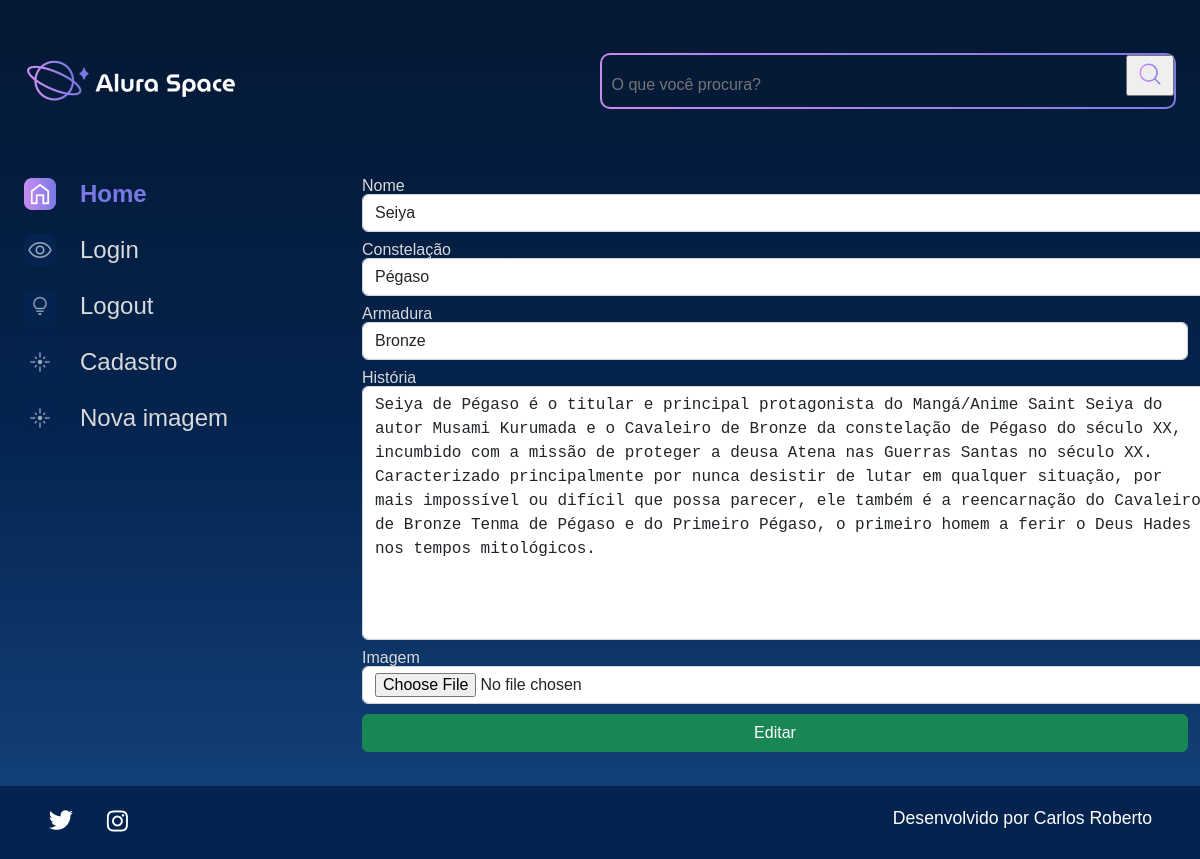
/editar_imagem/1, run on the app's committed database.
### apps/galeria/models.py (models this page shows, shortened)
class Cavaleiro(models.Model):
    OPCOES_CATEGORIAS = [
        ('BRONZE', 'Bronze'),
        ('OURO', 'Ouro'),
        ('PRATA', 'Prata'),
    ]
    usuario = models.ForeignKey(
        to=User,
        on_delete=models.SET_NULL,
        null=True,
        blank=False,
        related_name='user',
    )
    nome = models.CharField(max_length=100, blank=False, null=False)
    constelacao = models.CharField(max_length=100, blank=False, null=False)
    armadura = models.CharField(max_length=100, choices=OPCOES_CATEGORIAS, default='')
    historia = models.TextField()
    imagem = models.ImageField(blank=True, upload_to='galeria/%Y%m')

### apps/galeria/views.py (the view)
# urls.py: path('editar_imagem/<int:foto_id>', views.editar_imagem, name='editar_imagem'),
def editar_imagem(request, foto_id):
    fotografia = Cavaleiro.objects.get(id=foto_id)
    form = FotografiaForms(instance=fotografia)
    if request.method == 'POST':
        form = FotografiaForms(request.POST, request.FILES, instance=fotografia)
        messages.success(request, 'Fotografia editada.')
        return redirect('apps.galeria:index')
    context = {
        'form': form,
        'foto_id': foto_id,
    }
    return render(request, 'galeria/editar_imagem.html', context)

### apps/galeria/forms.py
class FotografiaForms(forms.ModelForm):
    class Meta:
        model = Cavaleiro
        exclude = ['usuario',]
        labels = {
            'constelacao': 'Constelação',
            'historia': 'História',
        }
        widgets = {
            'nome': forms.TextInput(attrs={'class': 'form-control'}),
            'constelacao': forms.TextInput(attrs={'class': 'form-control'}),
            'armadura': forms.Select(attrs={'class': 'form-control'}),
            'historia': forms.Textarea(attrs={'class': 'form-control'}),
            'imagem': forms.FileInput(attrs={'class': 'form-control'}),
        }

### apps/galeria/templates/galeria/editar_imagem.html (shortened to what this page needs)
{% extends "base.html" %}
{% load static %}
{% block content %}
                        <section class="galeria" style="margin-left: 5em">
                            <form action="{% url 'apps.galeria:editar_imagem' foto_id %}" method="POST" enctype="multipart/form-data">
                                <div class="row">
                                    {% for field in form.visible_fields %}
                                        <div class="col-12 col-lg-12" style="margin-bottom: 10px">
                                            <label for="{{ field.id_for_label }}" style="color:#D9D9D9; margin-bottom: 10px">{{ field.label }}</label>
                                            {{ field }}
                                        </div>
                                    {% endfor %}
                                    <div class="col-12 col-lg-12" style="margin-bottom: 10px">
                                        <button type="submit" class="btn btn-success col-12" style="padding: top 5px">Editar</button>
                                    </div>
                                </div>
                            </form>
                        </section>
                    </div>
{% endblock content %}

### templates/base.html (shortened to what this page needs)
{% load static %}
<!DOCTYPE html>
<html lang="pt-br">
{% include "partials/_head.html" %}
{% include "partials/_cabecalho.html" %}
{% include "partials/_menu_lateral.html" %}
{% block content %}{% endblock content %}
{% include "partials/_footer.html" %}

### templates/partials/_head.html (shortened to what this page needs)
{% load static %}
<head>
    <link rel="stylesheet" href="{% static '/styles/style.css' %}">

### templates/partials/_cabecalho.html (shortened to what this page needs)
{% load static %}
</head>
<body>
    <div class="pagina-inicial">
        <header class="cabecalho">
            <img src="{% static '/assets/logo/Logo(2).png' %}" alt="Logo da Alura Space" />
            <div class="cabecalho__busca">
                <div class="busca__fundo">
                    <form action="{% url "apps.galeria:buscar" %}">
                        <input class="busca__input" type="text" name="buscar" placeholder="O que você procura?">
                        <button type="submit">
                            <img class="busca__icone" src="{% static '/assets/ícones/1x/search.png' %} " alt="ícone de search">
                        </button>
                    </form>
                </div>
            </div>
        </header>

### templates/partials/_menu_lateral.html
{% load static %}
<main class="principal">
    <section class="menu-lateral">
        <nav class="menu-lateral__navegacao">
            <a href="{% url 'apps.galeria:index' %}"><img src="{% static '/assets/ícones/1x/Home - ativo.png' %} "> Home</a>
            <a href="{% url 'apps.usuarios:login' %}"><img src="{% static '/assets/ícones/1x/Mais vistas - inativo.png' %} ">Login</a>
            <a href="{% url 'apps.usuarios:logout' %}"><img src="{% static '/assets/ícones/1x/Surpreenda-me - inativo.png' %} ">Logout</a>
            <a href="{% url 'apps.usuarios:cadastro' %}"><img src="{% static '/assets/ícones/1x/Novas - inativo.png' %} ">Cadastro</a>
            <a href="{% url 'apps.galeria:nova_imagem' %}"><img src="{% static '/assets/ícones/1x/Novas - inativo.png' %} ">Nova imagem</a>
        </nav>
    </section>

### templates/partials/_footer.html
{% load static %}
        <footer class="rodape">
            <div class="rodape__icones">
                <a href="https://twitter.com/AluraOnline" target=”_blank” >
                    <img src="{% static '/assets/ícones/1x/twitter.png' %} " alt="ícone twitter">
                </a>
                <a href="https://www.instagram.com/aluraonline/" target=”_blank” >
                    <img src="{% static '/assets/ícones/1x/instagram.png' %} " alt="ícone instagram">
                </a>
            </div>
            <p class="rodape__texto">Desenvolvido por Carlos Roberto</p>
        </footer>
    </body>
</html>

### data on the page
Cavaleiro: visible_fields "Seiya" "Pégaso" "Bronze" "Seiya de Pégaso é o titular e principal protagonista do Mangá/Anime Saint Seiya do autor Musami Kurumada e o Cavaleiro de Bronze da constelação de Pégaso do século XX, incumbido com a missão de proteger a deusa Atena nas Guerras Santas no século XX. Caracterizado principalmente por nunca desistir de lutar em qualquer situação, por mais impossível ou difícil que possa parecer, ele também é a reencarnação do Cavaleiro de Bronze Tenma de Pégaso e do Primeiro Pégaso, o primeiro homem a ferir o Deus Hades nos tempos mitológicos."

### other printed values
{{ field.label }} "Nome" "Constelação" "Armadura" "História" "Imagem"
